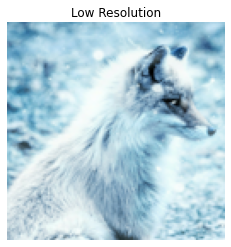
#> input picture LR.png, 231 x 247 px
$ jupyter execute --allow-errors esrgan_testing_rgb.ipynb   (shell and % lines are left out)
#> lines starting #> are read from the running program, lines starting #| are printed output that depends on the picture
[cell 1]
import matplotlib.pyplot as plt
import numpy as np
from PIL import Image

#> (the rest of this cell did not finish here and is left out)

[cell 2]
original_small = np.zeros((5, 5))
original_med = np.zeros((50, 50))
original_large = np.zeros((500, 500))

original_small[2, 2] = 0.5
original_med[20:30, 20:30] = 0.5
original_large[200:300, 200:300] = 0.5

#> (the rest of this cell did not finish here and is left out)

[cell 3]
f, (ax1, ax2) = plt.subplots(2, 3, figsize=(40, 25))

fontsize = 40
maxi = 0.5
mini = -0.5

ax1[0].imshow(original_small, vmin = mini, vmax = maxi)
ax1[0].set_title("5x5", fontsize = fontsize)
ax1[1].imshow(original_med, vmin = mini, vmax = maxi)
ax1[1].set_title("50x50", fontsize = fontsize)
ax1[2].imshow(original_large, vmin = mini, vmax = maxi)
ax1[2].set_title("500x500", fontsize = fontsize)

#> (the rest of this cell did not finish here and is left out)

[cell 4]
f, (ax1, ax2) = plt.subplots(2, 3, figsize=(40, 25))

fontsize = 40
maxi = 0.5
mini = -0.5

#> (the rest of this cell did not finish here and is left out)

[cell 5]
f, (ax1, ax2) = plt.subplots(2, 2, figsize=(10, 10))

fontsize = 40

lr = np.asarray(Image.open('LR.png'))
#> lr is the input picture: shape (247, 231, 4); mean R, G, B, A 186.1, 211.7, 222.5, 213.4
hr = np.asarray(Image.open('HR.png'))
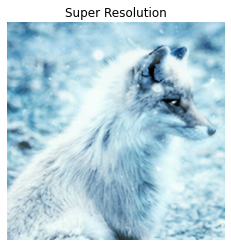
#> input picture HR.png, 231 x 247 px
#> hr is the input picture: shape (247, 231, 4); mean R, G, B, A 182, 210, 221, 213.6


x1 = 125
x2 = 150

ax1[0].imshow(lr)
ax1[1].imshow(hr)
ax2[0].imshow(lr[x1:x2, x1:x2])
ax2[1].imshow(hr[x1:x2, x1:x2])
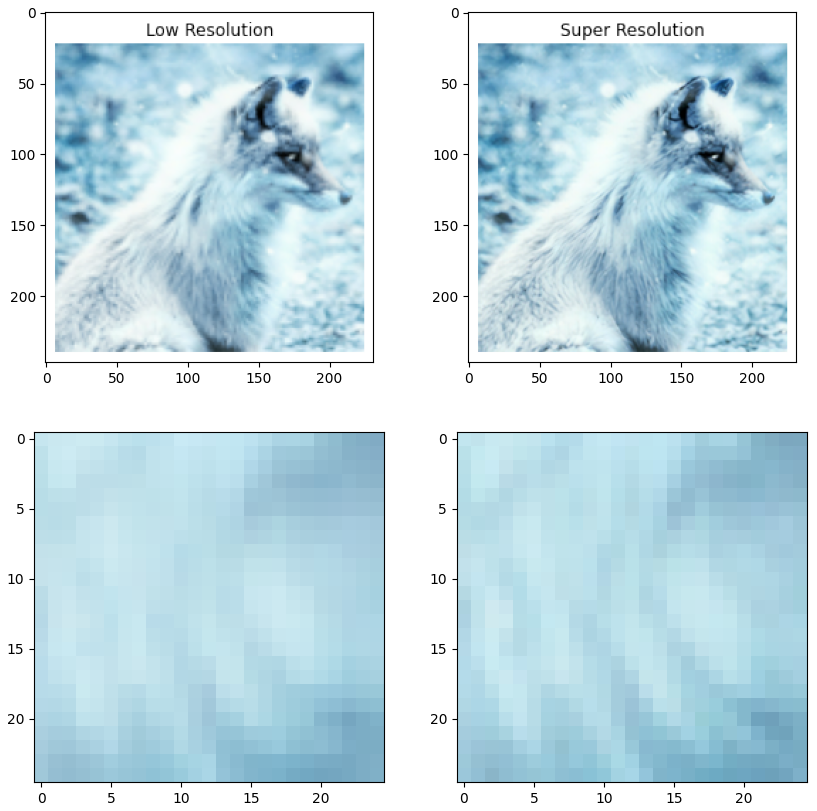
#> figure drawn by matplotlib, 4 panels

#> (a cell that did not finish here is left out)

[cell 7]
f, (ax1, ax2) = plt.subplots(2, 2, figsize=(10, 10))

fontsize = 40

#> (the rest of this cell did not finish here and is left out)

[cell 8]
img = np.zeros((50, 50))
img[20:30, 20:30] = 1

#> (the rest of this cell did not finish here and is left out)

[cell 9]
f, (ax1, ax2) = plt.subplots(2, 2, figsize=(10, 10))

fontsize = 40

lr = img
#> (the rest of this cell did not finish here and is left out)

[cell 10]
shape = (50, 50)
img1 = np.zeros(shape)
img2 = np.zeros(shape)
img3 = np.zeros(shape)

img1[10:20, 10:20] = 255
img2[20:30, 20:30] = 255
img3[30:40, 30:40] = 255

[cell 11]
result = np.zeros((shape[0], shape[1], 3))
result[:,:,0]= img1
result[:,:,1]= img2
result[:,:,2]= img3

[cell 12]
result.shape

#> (a cell that did not finish here is left out)

[cell 14]
def load_image(array):
    return result

# [28 lines left out: functions preprocess_image, downscale_image, esrgan_sharpening_img, not called in this run]

[cell 15]
f, (ax1, ax2) = plt.subplots(2, 2, figsize=(10, 10))

fontsize = 40

lr = result
#> (the rest of this cell did not finish here and is left out)

[cell 16]
result.shape

[cell 17]
def preprocess_image(image_path):
    hr_image = tf.image.decode_image(tf.io.read_file(image_path))
  # If PNG, remove the alpha channel. The model only supports
  # images with 3 color channels.
    if hr_image.shape[-1] == 4:
        hr_image = hr_image[...,:-1]
    hr_size = (tf.convert_to_tensor(hr_image.shape[:-1]) // 4) * 4
    hr_image = tf.image.crop_to_bounding_box(hr_image, 0, 0, hr_size[0], hr_size[1])
    hr_image = tf.cast(hr_image, tf.float32)
    return tf.expand_dims(hr_image, 0)

#> (a cell that did not finish here is left out)

[cell 19]
f, (ax1, ax2) = plt.subplots(2, 2, figsize=(10, 10))

fontsize = 40

#> (the rest of this cell did not finish here and is left out)

[cell 20]
# Declaring Constants
IMAGE_PATH = result
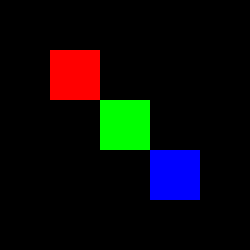
#> IMAGE_PATH: shape (50, 50, 3) float64 (shown 5 times larger); mean R, G, B 10.2, 10.2, 10.2
SAVED_MODEL_PATH = "https://tfhub.dev/captain-pool/esrgan-tf2/1"

def preprocess_image(image_path):
#     hr_image = tf.image.decode_image(tf.io.read_file(image_path))
    hr_image = image_path
  # If PNG, remove the alpha channel. The model only supports
  # images with 3 color channels.
    if hr_image.shape[-1] == 4:
        hr_image = hr_image[...,:-1]
    hr_size = (tf.convert_to_tensor(hr_image.shape[:-1]) // 4) * 4
    hr_image = tf.image.crop_to_bounding_box(hr_image, 0, 0, hr_size[0], hr_size[1])
    hr_image = tf.cast(hr_image, tf.float32)
    return tf.expand_dims(hr_image, 0)

# [14 lines left out: functions save_image, plot_image, not called in this run]

#> (the rest of this cell did not finish here and is left out)
